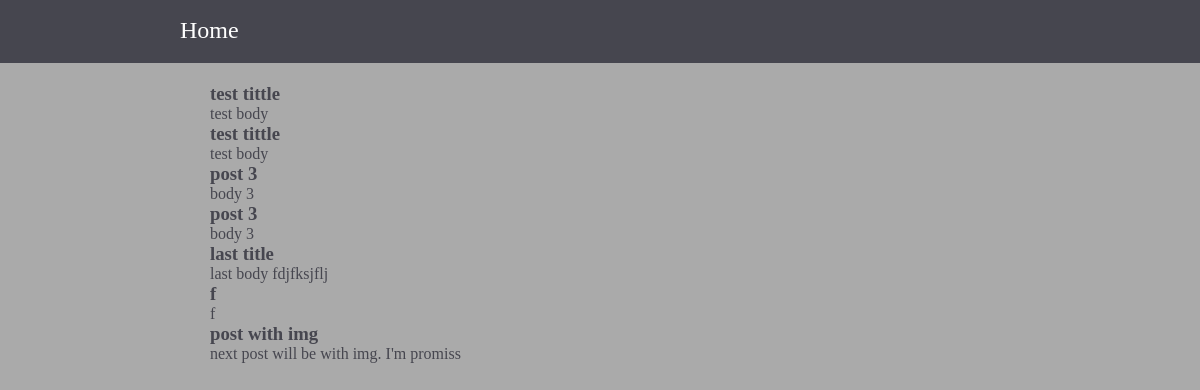
/index, run on the app's committed database.
### app/models.py (models this page shows, shortened)
class Post(db.Model):
    id = db.Column(db.Integer, primary_key=True)
    user_id = db.Column(db.Integer, db.ForeignKey("user.id"))
    title = db.Column(db.String(256))
    body = db.Column(db.String(1000))

### app/views.py (the view)
@app.route("/")
@app.route("/index")
def index():
    posts = Post.query.filter_by(master=User.query.filter_by(username="root").first()).all()
    return render_template("index/index.html", posts=posts)

### app/templates/index/index.html
{% extends "base.html" %}
{% block content %}
    {% for post in posts %}
        <div class="title">
            <h3>{{ post.title }}</h3>
        </div>
        <div class="post_body">
            {{ post.body }}
        </div>
    {% endfor %}
{% endblock %}

### app/templates/base.html (shortened to what this page needs)
<!DOCTYPE html>
<html>
<head>
    <link rel="stylesheet" type="text/css" href="{{ url_for("static", filename="css/base.css") }}">
</head>
<body>
    <header>
        <div class="header_wrapper">
            <nav>
                <ul>
                    <li><a href="/") }}">Home</a></li>
                </ul>
            </nav>
        </div>
    </header>
    <div class="content_wrapper">
        {% block content %}
        {% endblock %}
    </div>
</body>
</html>

### app/static/css/base.css (style rules this page uses)
* { padding: 0; margin: 0; }
body { background: #AAAAAA; color: #46464F; }
.header_wrapper { width: 70%; margin-left: auto; margin-right: auto; }
header { background: #46464F; min-height: 60px; }
nav li { line-height: 60px; list-style: none; display: inline; }
nav li a, nav li a:visited { font-size: 1.5em; text-decoration: none; color: white; }
.content_wrapper { width: 65%; margin-top: 20px; padding-bottom: 10px; margin-left: auto; margin-right: auto; }

### data on the page
Post: title "test tittle", body "test body"
Post: title "test tittle", body "test body"
Post: title "post 3", body "body 3"
Post: title "post 3", body "body 3"
Post: title "last title", body "last body fdjfksjflj"
Post: title "f", body "f"
Post: title "post with img", body "next post will be with img. I'm promiss"
